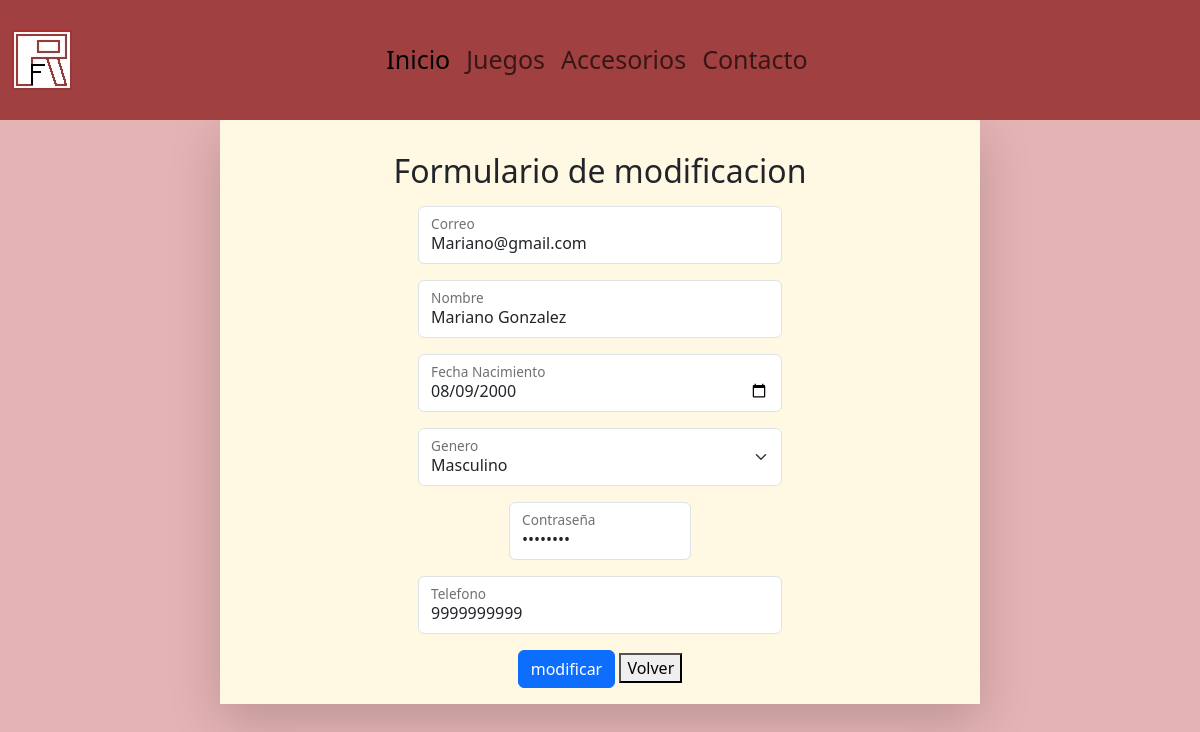
/core/user_findEdit/Mariano@gmail.com, run on an earlier commit of the app's database.
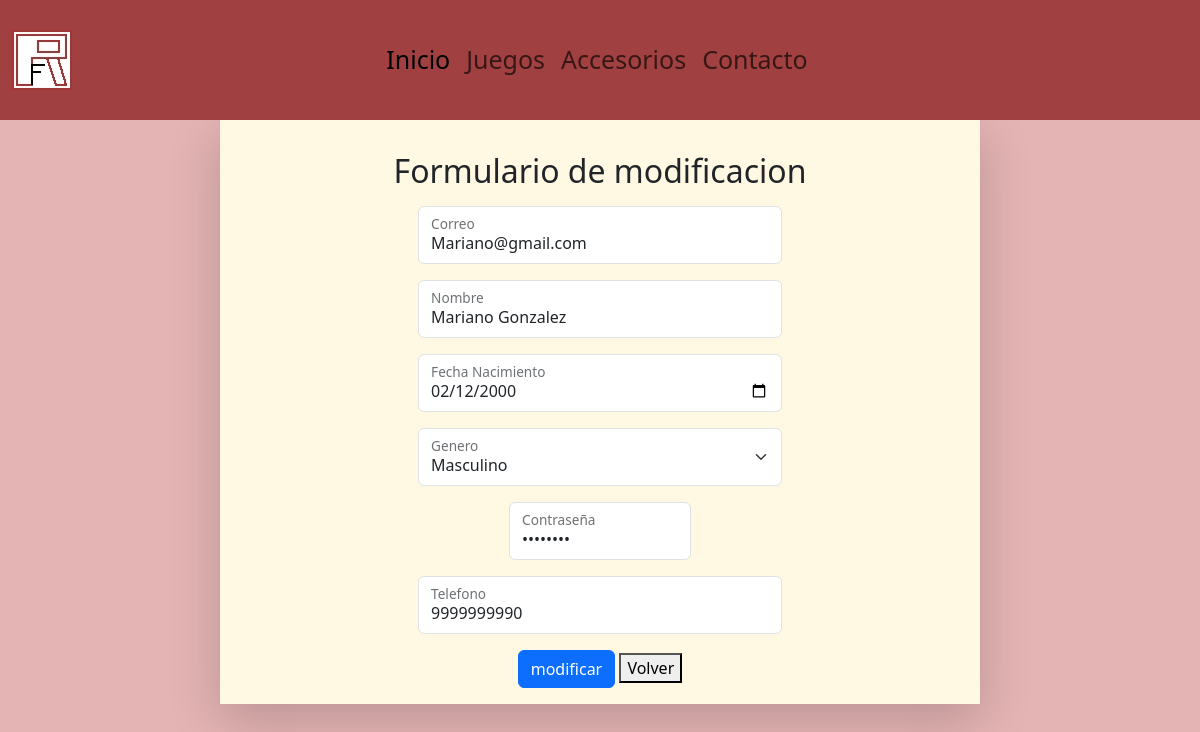
And on a later commit of the database.
### core/models.py (models this page shows, shortened)
class Usuario(models.Model):
    email = models.EmailField(primary_key=True, unique=True, max_length=100, blank=True)
    nombre = models.CharField(max_length=80)
    fecha_nacimiento = models.DateField(blank=False,null=False)
    id_genero = models.ForeignKey('Genero',on_delete=models.CASCADE,db_column='idGenero')
    telefono = models.CharField(max_length=12)
    contraseña = models.CharField(max_length=15, null=False, blank=False,default='null')
    activo = models.BooleanField()

class Genero(models.Model):
    id_genero = models.AutoField(db_column='idGenero', primary_key=True)
    genero = models.CharField(max_length=20,blank=False,null=False)

### core/views.py (the view, shortened to what this page needs)
# urls.py: path("user_findEdit/<str:pk>", views.user_findEdit, name = "user_findEdit"),
def user_findEdit (request,pk):
    if pk != "":
        usuario = Usuario.objects.get(email=pk)
        generos = Genero.objects.all()
        context = {
            "generos":generos,
            "usuario":usuario,
        }
        return render(request, "pages/user_update.html", context)

### core/templates/pages/user_update.html (shortened to what this page needs)
<!DOCTYPE html>
<html lang="en">
<head>
    {% load static%}
    <link rel="stylesheet" href="{% static 'css/style.css'%}">
    <link href="https://cdn.jsdelivr.net/npm/bootstrap@5.3.3/dist/css/bootstrap.min.css" rel="stylesheet">
</head>
<body style="background-color: rgb(228, 179, 179);">
    {% include 'base/header.html'%}
    <main>
        <div class="container">
            <div class="row">
                <div class="col-md-8 shadow-lg mx-auto text-center p-3" style="background-color: rgb(255, 248, 227);">
                    <h2 class="my-3">Formulario de modificacion</h2>
                    <form action="{% url 'user_update' %}" method="POST" class="form-floating">
                        <div class="form-floating mb-3 w-50 mx-auto">
                            <input type="email" value="{{usuario.email}}" class="form-control" id="email" name="email" readonly>
                            <label for="email">Correo</label>
                        </div>
                        <div class="form-floating mb-3 w-50 mx-auto">
                            <input type="text" value="{{usuario.nombre}}" class="form-control" id="nombre" name="nombre">
                            <label for="nombre">Nombre</label>
                        </div>
                        <div class="form-floating mb-3 w-50 mx-auto">
                            <input type="Date" value="{{usuario.fecha_nacimiento|date:'Y-m-d'}}" class="form-control" id="fecha" name="fecha">
                            <label for="fecha">Fecha Nacimiento</label>
                        </div>
                        <div class="form-floating mb-3 w-50 mx-auto">
                            <select class="form-select" id="genero" name="genero">
                                {% for tmp in generos %}
                                    <option value="{{tmp.id_genero}}" {% if tmp.genero == usuario.id_genero.genero %}selected{% endif %}>
                                        {{tmp.genero}}
                                    </option>
                                {% endfor %}
                            </select>
                            <label for="genero">Genero</label>
                        </div>
                        <div class="form-floating mb-3 w-25 mx-auto">
                            <input type="password" value="{{usuario.contraseña}}"  class="form-control" id="password" name="password" placeholder>
                            <label for="password" class="form-label">Contraseña</label>
                        </div>
                        <div class="form-floating mb-3 w-50 mx-auto">
                            <input type="text" value="{{usuario.telefono}}" class="form-control" id="telefono" name="telefono">
                            <label for="telefono">Telefono</label>
                        </div>
                        <div>
                            <button type="submit" class="btn btn-primary">modificar</button>
                            <a href=""><button>Volver</button></a>
                        </div>
                    </form>
                </div>
            </div>
        </div>
    </main>
</body>
</html>

What changed in the data, as far as the page shows it:
changed Usuario "Mariano@gmail.com": fecha "08/09/2000" → "02/12/2000"; telefono "9999999999" → "9999999990"
